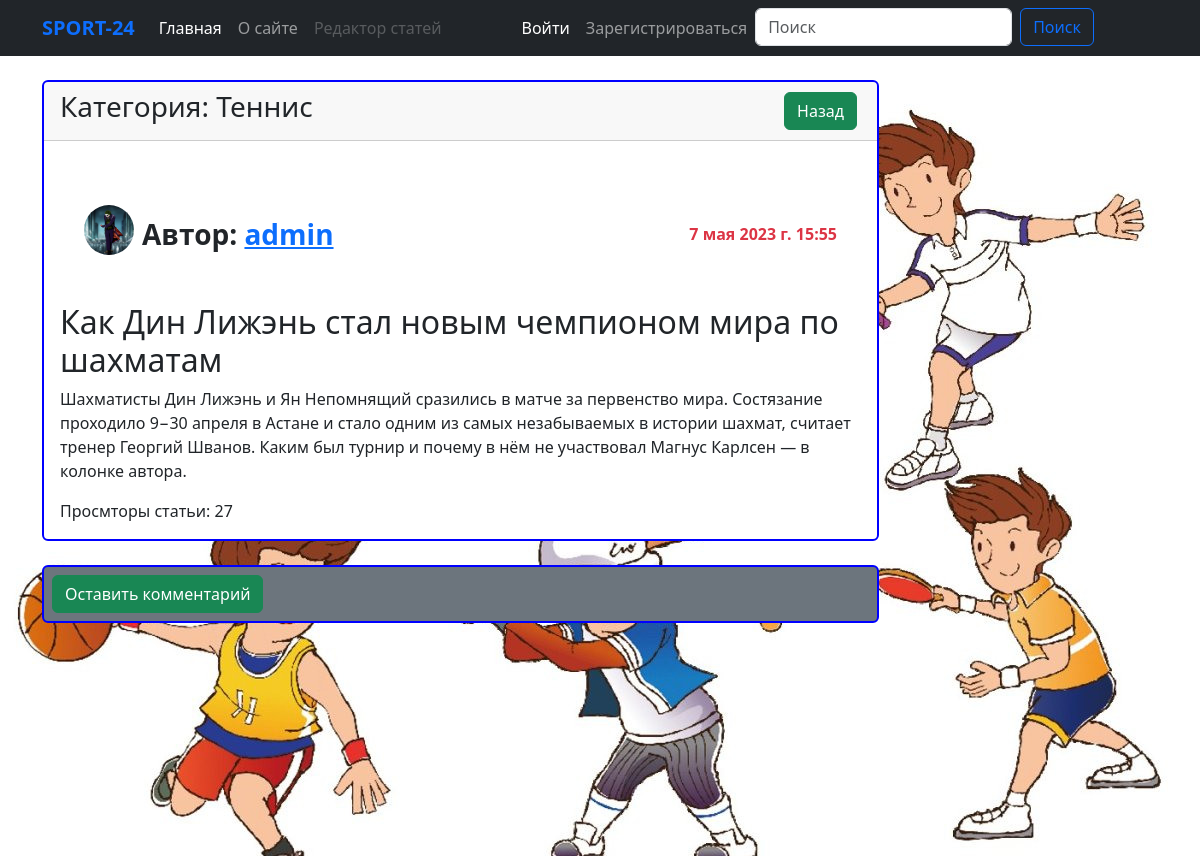
Page /article/3 on the committed database.
### blog/models.py (models this page shows, shortened)
class Article(models.Model):
    title = models.CharField(max_length=255, verbose_name='Название статьи')
    content = models.TextField(verbose_name='Описание статьи')
    photo = models.ImageField(upload_to='photos/', blank=True, null=True, verbose_name='Изображение')
    created_at = models.DateTimeField(auto_now_add=True, verbose_name='Дата создания')
    updated_at = models.DateTimeField(auto_now=True, verbose_name='Дата изменения')
    views = models.IntegerField(default=0, verbose_name='Просмотры')
    category = models.ForeignKey(Category, on_delete=models.CASCADE, verbose_name='Категория')
    video = models.CharField(max_length=500, verbose_name='Ссылка на видео', blank=True, null=True)
    author = models.ForeignKey(User, on_delete=models.CASCADE, blank=True, null=True, verbose_name='Автор')
    class Meta:
        verbose_name = 'Статья'
        verbose_name_plural = 'Статьи'

class Category(models.Model):
    title = models.CharField(max_length=255, verbose_name='Категория')
    def __str__(self):
        return self.title
    class Meta:
        verbose_name = 'Категория'
        verbose_name_plural = 'Категории'

class Profile(models.Model):
    user = models.OneToOneField(User, on_delete=models.CASCADE, verbose_name='Пользователь')
    photo = models.ImageField(upload_to='profiles/', verbose_name='Фото профиля', null=True, blank=True)
    phone_number = models.CharField(max_length=30, null=True, blank=True)
    def get_photo(self):
        try:
            return self.photo.url
        except:
            return 'https://bootdey.com/img/Content/avatar/avatar7.png'
    class Meta:
        verbose_name = 'Профиль'
        verbose_name_plural = 'Профили'

### blog/views.py (the view)
# urls.py: path('article/<int:pk>', ArticleDetailView.as_view(), name='article'),
class ArticleDetailView(DetailView):
    model = Article
    context_object_name = 'article'
    def get_context_data(self, *, object_list=None, **kwargs):
        context = super().get_context_data()
        article = Article.objects.get(pk=self.kwargs['pk'])
        article.views += 1
        article.save()
        context['title'] = f'Статья: {article.title}'
        if self.request.user.is_authenticated:
            context['comment_form'] = CommentForm()
        context['comments'] = Comment.objects.filter(article=article)
        return context

### blog/templates/blog/article_detail.html (shortened to what this page needs)
{% extends 'base.html' %}
{% block main %}
<div class="d-flex justify-content-between">
    <div class="col-9">
        <div class="card mt-4">
            <div class="card-header d-flex justify-content-between align-items-center">
                <h3 class="title_category">Категория: {{ article.category }}</h3>
                <div class="d-flex justify-content-between">
                    <a href="{% url 'index' %}" class="btn btn-success rounded mx-1">Назад</a>
                </div>
            </div>
            <div class="card-body">
                <div class="d-flex justify-content-between p-4 align-items-center">
                    <div class="d-flex justify-content-between">
                        <img src="{{ article.author.profile.get_photo }}" alt=""  class="rounded-circle" width="50" height="50">
                        <p class="p-2 fs-3 fw-bold">Автор: <a href="{% url 'profile' article.author.pk %}">{{ article.author }} </a></p>
                    </div>
                    <p class="text-danger fw-bold">{{ article.created_at }}</p>
                </div>
                <h2>{{ article.title }}</h2>
                <p>{{ article.content }}</p>
                <span>Просмторы статьи: {{ article.views }}</span>
            </div>
        </div>
        <div class="card mt-4 p-2 bg-secondary">
            <form action="{% url 'save_comment' article.pk %}" method="post">
                <button class="btn btn-success rounded">Оставить комментарий</button>
            </form>
        </div>
    </div>
    <div class="col-3"></div>
</div>
{% endblock main %}

### blog/static/blog/css/style.css (style rules this page uses)
.card { border: 2px solid blue !important; }

### rows in the picture
Article: category "Теннис", author.profile.get_photo (picture), author "admin", created_at "7 мая 2023 г. 15:55", title "Как Дин Лижэнь стал новым чемпионом мира по шахматам", content "Шахматисты Дин Лижэнь и Ян Непомнящий сразились в матче за первенство мира. Состязание проходило 9−30 апреля в Астане и стало одним из самых незабываемых в истории шахмат, считает тренер Георгий Шванов. Каким был турнир и почему в нём не участвовал Магнус Карлсен — в колонке автора.", views "27"
